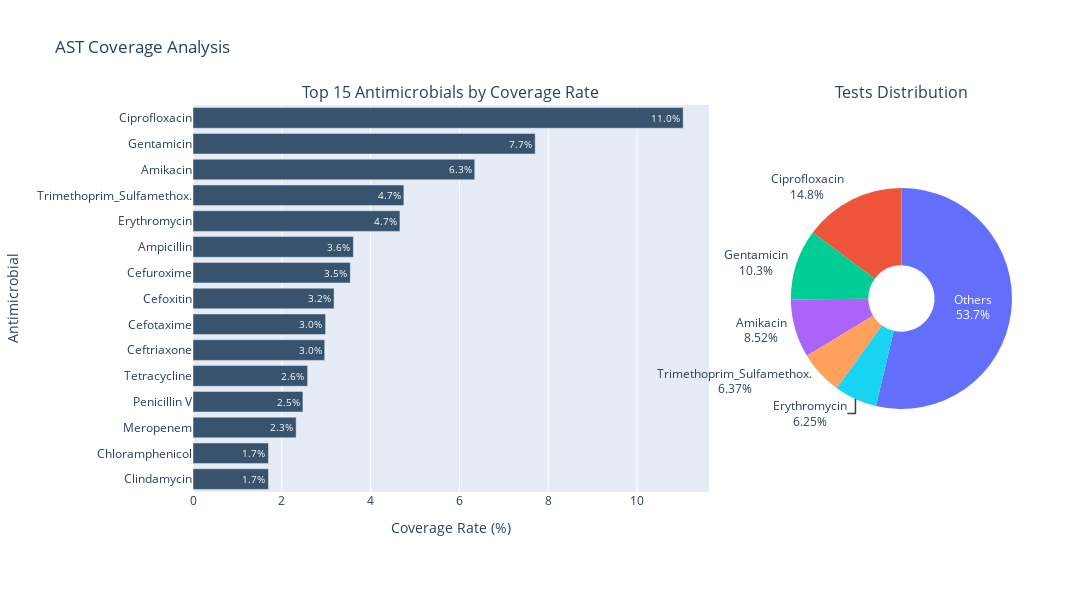

The notebook cell this image was saved under:
### Code cell
# Create AST Coverage Overview Visualizations

# 1. AST Coverage Overview by Antimicrobial
ast_coverage = section3_data['ast_coverage']
ast_coverage_sorted = ast_coverage.sort_values('Coverage_Rate', ascending=True).tail(15)

fig_ast_coverage = make_subplots(rows=1, cols=2,
                                subplot_titles=('Top 15 Antimicrobials by Coverage Rate', 'Tests Distribution'),
                                specs=[[{"type": "bar"}, {"type": "pie"}]],
                                column_widths=[0.7, 0.3])

# Bar chart for coverage rates
coverage_bar = go.Bar(
    y=ast_coverage_sorted['Antimicrobial'],
    x=ast_coverage_sorted['Coverage_Rate'],
    text=ast_coverage_sorted['Coverage_Rate'].apply(lambda x: f'{x:.1f}%'),
    textposition='auto',
    name='Coverage Rate',
    marker_color='rgb(55, 83, 109)',
    orientation='h'
)
fig_ast_coverage.add_trace(coverage_bar, row=1, col=1)

# Pie chart for test distribution
total_tests = ast_coverage['Tests_Performed'].sum()
top_5_tests = ast_coverage.nlargest(5, 'Tests_Performed')
other_tests = total_tests - top_5_tests['Tests_Performed'].sum()

fig_ast_coverage.add_trace(
    go.Pie(
        labels=[*top_5_tests['Antimicrobial'], 'Others'],
        values=[*top_5_tests['Tests_Performed'], other_tests],
        textinfo='label+percent',
        hole=0.3
    ),
    row=1, col=2
)

fig_ast_coverage.update_layout(
    title_text='AST Coverage Analysis',
    showlegend=False,
    height=600,
    width=1200
)

fig_ast_coverage.update_xaxes(title_text="Coverage Rate (%)", row=1, col=1)
fig_ast_coverage.update_yaxes(title_text="Antimicrobial", row=1, col=1)

fig_ast_coverage.show()

# 2. Coverage Categories Distribution
ast_categories = section3_data['ast_categories']

fig_categories = go.Figure()

colors = ['rgb(44, 160, 44)', 'rgb(255, 127, 14)', 'rgb(214, 39, 40)']

# Bar chart for coverage categories
fig_categories.add_trace(
    go.Bar(
        x=ast_categories['Coverage_Category'],
        y=ast_categories['Antimicrobial_Count'],
        text=ast_categories['Antimicrobial_Count'],
        textposition='auto',
        marker_color=colors,
        name='Number of Antimicrobials'
    )
)

fig_categories.update_layout(
    title_text='Distribution of Antimicrobials by Coverage Category',
    xaxis_title='Coverage Category',
    yaxis_title='Number of Antimicrobials',
    height=500,
    width=1000,
    showlegend=False
)

fig_categories.show()

# 3. Top Tested Antimicrobials
top_tested = section3_data['top_tested']
top_15_tested = top_tested.nlargest(15, 'Tests_Performed')

fig_top_tested = go.Figure()

# Horizontal bar chart for top tested antimicrobials
fig_top_tested.add_trace(
    go.Bar(
        y=top_15_tested['Antimicrobial'],
        x=top_15_tested['Tests_Performed'],
        text=top_15_tested['Tests_Performed'].apply(lambda x: f'{x:,.0f}'),
        textposition='auto',
        orientation='h',
        marker_color='rgb(142, 202, 230)',
        name='Number of Tests'
    )
)

fig_top_tested.update_layout(
    title_text='Top 15 Most Frequently Tested Antimicrobials',
    xaxis_title='Number of Tests Performed',
    yaxis_title='Antimicrobial',
    height=600,
    width=1000,
    showlegend=False
)

fig_top_tested.show()

### Figure 1 — Plotly figure (JSON) as saved in the notebook; plotly's stock layout.template omitted (floating-point values rounded to 4 significant figures)
{"data": [{"marker": {"color": "rgb(55, 83, 109)"}, "name": "Coverage Rate", "orientation": "h", "text": ["1.7%", "1.7%", "2.3%", "2.5%", "2.6%", "3.0%", "3.0%", "3.2%", "3.5%", "3.6%", "4.7%", "4.7%", "6.3%", "7.7%", "11.0%"], "textposition": "auto", "type": "bar", "x": [1.699, 1.699, 2.323, 2.475, 2.581, 2.966, 2.985, 3.177, 3.543, 3.612, 4.66, 4.748, 6.345, 7.706, 11.04], "xaxis": "x", "y": ["Clindamycin", "Chloramphenicol", "Meropenem", "Penicillin V", "Tetracycline", "Ceftriaxone", "Cefotaxime", "Cefoxitin", "Cefuroxime", "Ampicillin", "Erythromycin", "Trimethoprim_Sulfamethox.", "Amikacin", "Gentamicin", "Ciprofloxacin"], "yaxis": "y"}, {"domain": {"x": [0.73, 1], "y": [0, 1]}, "hole": 0.3, "labels": ["Ciprofloxacin", "Gentamicin", "Amikacin", "Trimethoprim_Sulfamethox.", "Erythromycin", "Others"], "textinfo": "label+percent", "type": "pie", "values": [3982, 2780, 2289, 1713, 1681, 14433]}], "layout": {"annotations": [{"font": {"size": 16}, "showarrow": false, "text": "Top 15 Antimicrobials by Coverage Rate", "x": 0.315, "xanchor": "center", "xref": "paper", "y": 1, "yanchor": "bottom", "yref": "paper"}, {"font": {"size": 16}, "showarrow": false, "text": "Tests Distribution", "x": 0.865, "xanchor": "center", "xref": "paper", "y": 1, "yanchor": "bottom", "yref": "paper"}], "height": 600, "showlegend": false, "title": {"text": "AST Coverage Analysis"}, "width": 1200, "xaxis": {"anchor": "y", "domain": [0, 0.63], "title": {"text": "Coverage Rate (%)"}}, "yaxis": {"anchor": "x", "domain": [0, 1], "title": {"text": "Antimicrobial"}}}}
